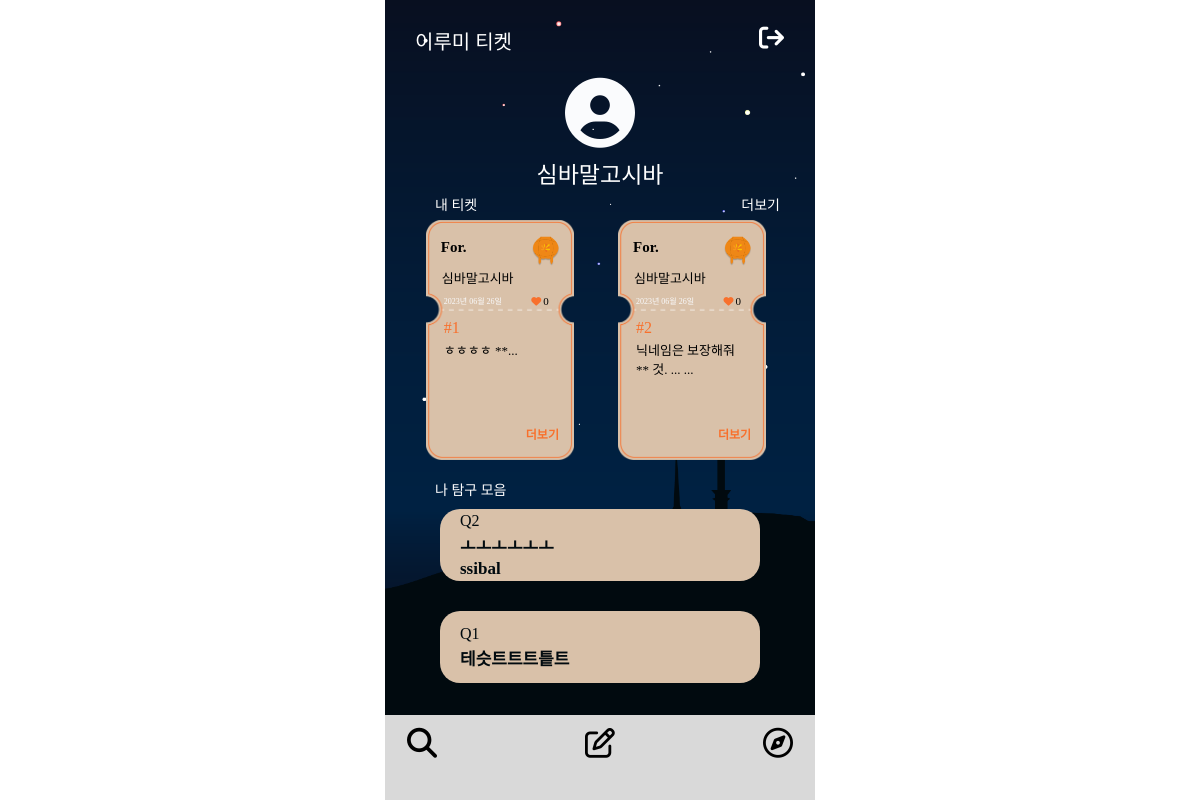
Page /mypage/ (signed in) on the earlier database version.
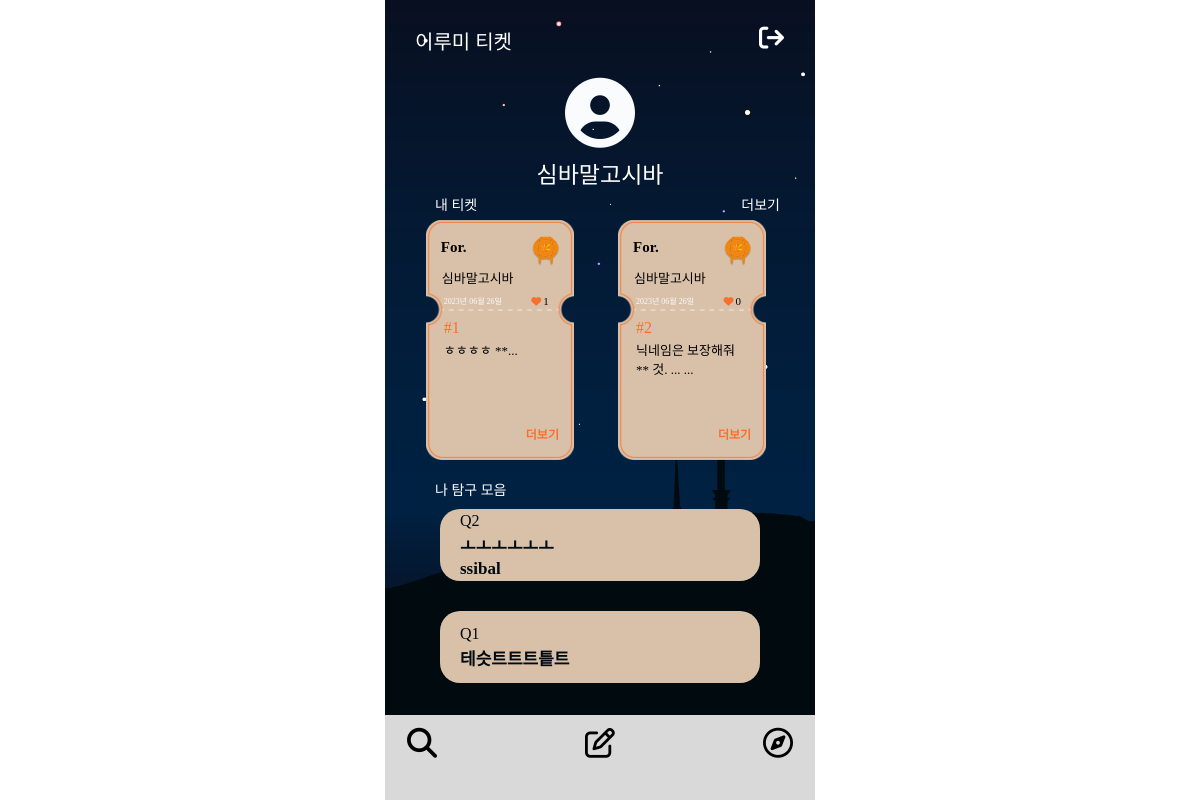
Same page on the later database version.
### mainpage/models.py (models this page shows, shortened)
class Ticket(models.Model):
    writer = models.ForeignKey(User, null=False, blank=False, on_delete=models.CASCADE)
    pub_date = models.DateTimeField()
    body = models.TextField()
    like = models.ManyToManyField(User, related_name='likes', blank=True)
    like_count = models.PositiveIntegerField(default=0)
    report_count = models.PositiveIntegerField(default=0)
    def summary(self):
        return self.body[:40]

### accounts/models.py (models this page shows)
class Profile(models.Model):
    user = models.OneToOneField(User, on_delete=models.CASCADE)
    nickname = models.TextField(max_length=10)

### mypage/views.py (the view)
# urls.py: path('mypage/', include('mypage.urls')),
def mypage(request):
    if not request.user.is_authenticated:
        return render(request, 'accounts/login_required.html')
    else:
        user = request.user
        comments = QnaComment.objects.filter(writer=user)
        qnas = Qna.objects.filter(qnacomment__writer=request.user).distinct()
        tickets = Ticket.objects.filter(writer=user).order_by('-like_count')[:2]
        context = {
            'user': user,
            'tickets': tickets,
            'comments': comments,
            'qnas': qnas,
        }
        return render(request, 'mypage/mypage.html', context)

### mypage/templates/mypage/mypage.html (shortened to what this page needs)
<!DOCTYPE html>
<html lang="en">
  <head>
    <link rel="stylesheet" href="/static/css/mypage.css" />
  </head>
  <body>
<div class="wallpaper">
      <nav class="nav-container">
        <ul class="logo">
          <li><a href="{% url 'mainpage:mainpage' %}">이루미 티켓</a></li>
        </ul>
        <ul class="icon">
          <li><a href = "{% url 'accounts:logout' %}"><i class="fa-solid fa-arrow-right-from-bracket" style="color: #ffff"></i></a>
          </li>
        </ul>
      </nav>
      <div class="profile">
        <div class="profile-img">
          <i class="fa-solid fa-circle-user" style="color: #fafbfd"></i>
        </div>
        <div class="profile-nickname">{{user.profile.nickname}}</div>
      </div>
        <div class="first-more">
          <div class="my-ticket">내 티켓</div>
            {% if tickets|length >= 2 %}
            <a class="f-more" href="{% url 'mypage:myticketlist' request.user.id %}">더보기</a>
            {% endif %}
        </div>
        <div class="card_container">
            {% for ticket in tickets|slice:":2" %}
                {% if ticket.writer == request.user %}
                <div class="card">
                  <div class="card-body">
                      <div class="card-fline">
                          <div class="user-info">
                              <div class="for">For.</div>
                              <div class="lanterncolor">
                              {% if ticket.like_count >= 10 %}
                              <img src="../static/css/image/light.png" class="light" alt="티켓 이미지">
                              {% else %}
                              <img src="../static/css/image/original.png" class= "light" alt="티켓 이미지">
                              {% endif %}
                              </div>
                          </div>
                      </div>
                          <div class="nickname">{{ticket.writer.profile.nickname}}</div>
                      <div class="card-sline">
                      <span class="date">{{ ticket.pub_date|date:"Y년 m월 d일" }}</span>
                      <span class="like"><i class="fa-solid fa-heart" style="color: #f8702c;"></i><a class="like_count">{{ticket.like_count}}</a></span>
                      </div>
                      <h4 class="number"> #{{ticket.id}} </h4>
                      {% if ticket.report_count >= 3 %}
                          <h5 class="report-message">3회 이상 신고되어 관리자가 확인 중인 게시글입니다.</h5>
                      {% else %}
                          <h4 class="card-text">{{ticket.summary}}... </h4>
                      {% endif %}
                      <a href="{%url 'mainpage:detail' ticket.id %}" class="more">더보기</a>
                  </div>
              </div>
                {% endif %}
            {% endfor %}
        </div>
<div class="second-more">
  <div class="soul-searching">나 탐구 모음</div>
</div>
<div class="self-exploration">
    {% if qnas %}
        {% for qna in qnas|slice:":2" %}
        <div class="qna-title">
                <p class="title"><a class="underline" href="{% url 'qnapage:qnadetail' qna.id %}">{{ qna.title }}</a></p>
                {% for comment in qna.qnacomment_set.all %}
                    {% if comment.writer == request.user %}
                        <p class="my-comment"><a class="underline" href="{% url 'qnapage:qnadetail' qna.id %}">{{ comment.content }}</a></p>
                    {% endif %}
                {% endfor %}
            </div>
        {% endfor %}
</div>
    {% else %}
        <p class="nodap">아직 답한 질문이 없어요</p>
    {% endif %}
  <nav class="footer-container">
      <ul class="icons">
          <li><a href="{% url 'mainpage:ticketlistnew' %}"><i class="fa-solid fa-magnifying-glass" style="color: #000000;"></i></a></li>
          <li><a href="{% url 'mainpage:new' %}"><i class="fa-regular fa-pen-to-square" style="color: #000000;"></i></a></li>
          <li><a href="{% url 'qnapage:qnalistrecent' %}"><i class="fa-regular fa-compass" style="color: #000000;"></i></a></li>
      </ul>
  </nav>
</div>
</body>
</html>

Differences in the rows shown:
changed Ticket "ㅎㅎㅎㅎ **": like_count "0" → "1"
